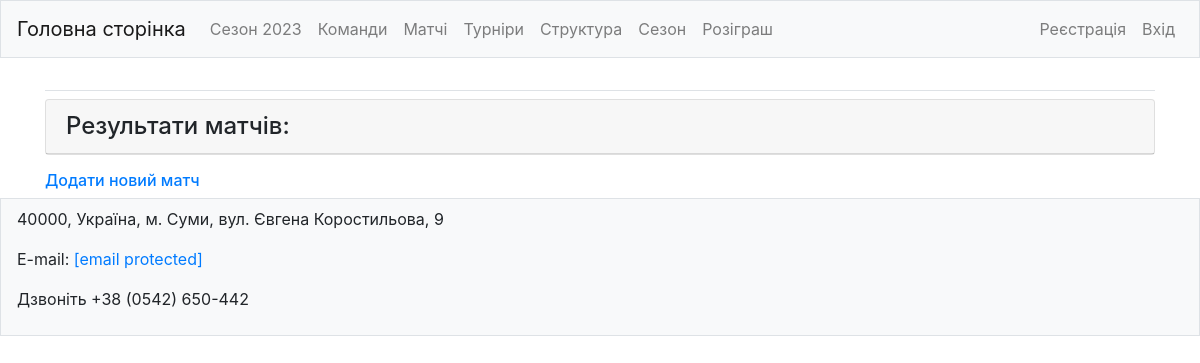
/matches/, run on an earlier commit of the app's database.
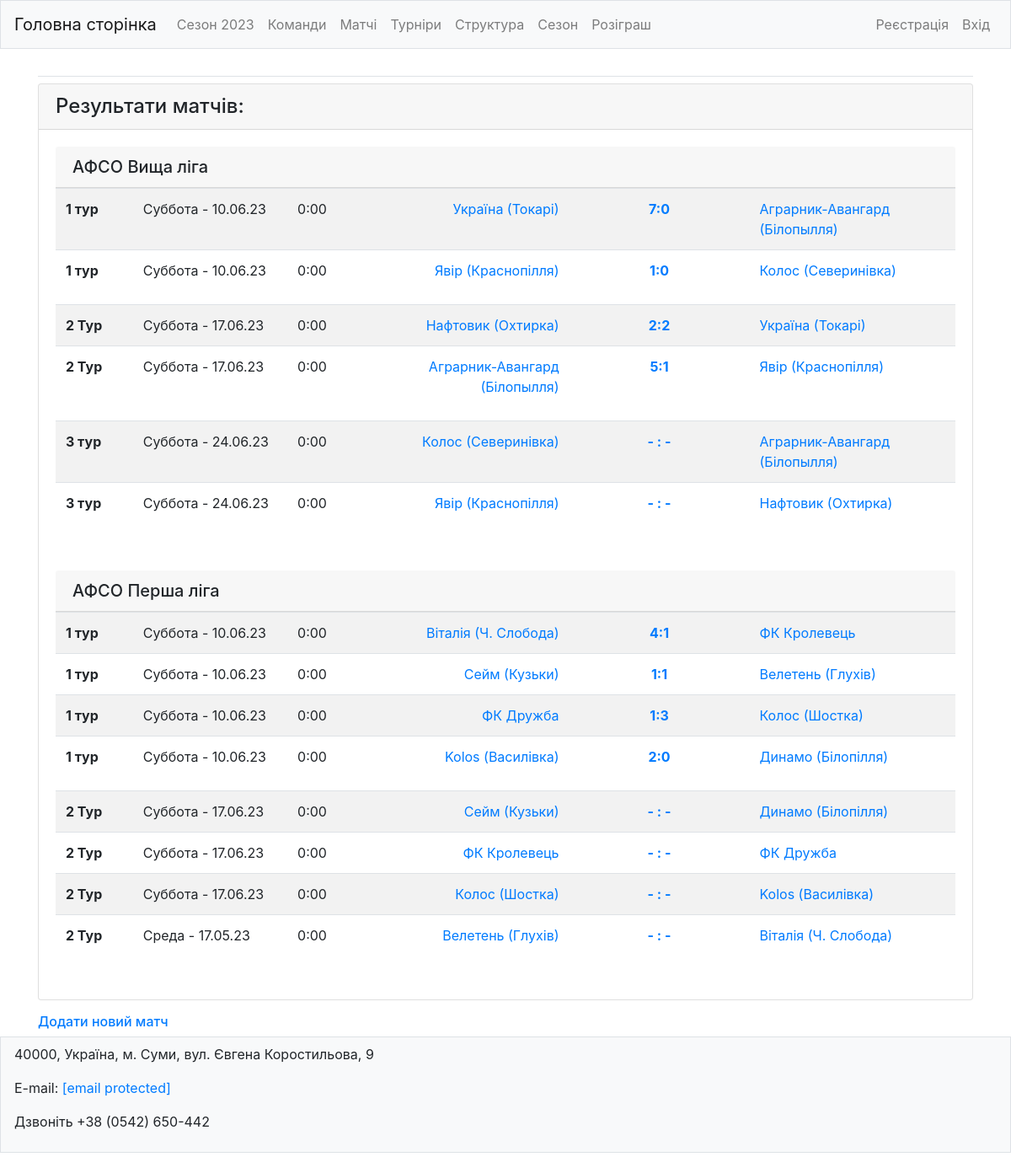
And on a later commit of the database.
### footballs/models.py (models this page shows, shortened)
class Tournaments(models.Model):
    tournament_slug = models.SlugField(max_length=250, unique=True, db_index=True, verbose_name="Slug")
    name = models.CharField(max_length=150, verbose_name="Назва турніру", unique=True)
    full_name = models.CharField(max_length=350, verbose_name="Повна назва турніру")
    region = models.ForeignKey(Regions, on_delete=models.DO_NOTHING, verbose_name="Область")
    description = models.TextField(blank=True, verbose_name="Опис")
    link = models.URLField(blank=True, verbose_name="посилання на офіційний сайт")
    logotype = models.ImageField(upload_to='footballs/static/footballs/img/logo_tournaments/', verbose_name="Логотип",
                                 blank=True, default='footballs/static/footballs/img/logo_teams/Снимок.PNG')
    date_create = models.DateTimeField(auto_now_add=True)
    date_update = models.DateTimeField(auto_now=True)
    objects = models.Manager
    class Meta:
        verbose_name = "Турнір"
        verbose_name_plural = "Турніри"

class Matches(models.Model):
    STATUS_MATCH = (
        ('not_played', 'Не зіграно'),
        ('played', 'Зіграно'),
        ('tech_defeat', 'Тех. поразка'),
    )
    match_date = models.DateField(blank=True, default='01.01.2023', verbose_name="Дата")
    match_time = models.TimeField(blank=True, default='00:00', verbose_name="Час")
    tournament = models.ForeignKey(Tournaments, on_delete=models.DO_NOTHING, related_name='tournaments',
                                      verbose_name="Турнір")
    host_team = models.ForeignKey(Teams, on_delete=models.DO_NOTHING, related_name="teams_home",
                                     verbose_name="Команда господар")
    visiting_team = models.ForeignKey(Teams, on_delete=models.DO_NOTHING, related_name="teams_guests",
                                         verbose_name="Команда гостей")
    host_team_goals = models.IntegerField(null=True, blank=True, verbose_name="Забити голи - господарі",
                                          validators=[MinValueValidator(0),
                                                      MaxValueValidator(99)])
    visiting_team_goals = models.IntegerField(null=True, blank=True, verbose_name="Забити голи - гості",
                                              validators=[MinValueValidator(0),
                                                          MaxValueValidator(99)])
    status = models.CharField(max_length=11, choices=STATUS_MATCH, blank=True, default='not_played',
                              verbose_name="Статус")
    round = models.ForeignKey(Rounds, on_delete=models.DO_NOTHING, related_name='tur', verbose_name="Тур")
    date_create = models.DateTimeField(auto_now_add=True)
    date_update = models.DateTimeField(auto_now=True)
    class Meta:
        verbose_name = "Матчі"
        verbose_name_plural = "Матчі"

### footballs/views.py (the view)
# urls.py: path('matches/', views.matches, name='matches'),
def matches(request):
    matches = Matches.objects.values(
        'id',
        'tournament__name',
        'tournament__id',
        'round__round',
        'round__id',
        'match_date',
        'match_time',
        'host_team__team',
        'host_team__team_slug',
        'host_team__id',
        'host_team__logotype',
        'host_team_goals',
        'visiting_team_goals',
        'visiting_team__team',
        'visiting_team__team_slug',
        'visiting_team__id',
        'visiting_team__logotype',
        'status'
    ).order_by('-match_date', 'match_time')
    tournaments_name = set()  # Визначає всі турніри сесону
    for i in matches:
        tournaments_name.add(i['tournament__name'])
    rounds = set()  # Визначає всі тури сесону
    for i in matches:
        rounds.add(i['round__round'])
    context = {
        'title': "Матчі сезону",
        'matches': matches,
        'tournaments_name': sorted(tournaments_name),
        'rounds': sorted(rounds),
        'button': False,       # Видимість кнопки "Редагувати матч"
        'round_title': False,  # Видимість "Назви туру" в заголовку
        'round_match': True,   # Видимість "Назви туру" в матчі
        'league_title': True,  # Видимість "Назви турніру"
        'league_match': False, # Видимість "Назви турніру" в матчі
    }
    return render(request, 'footballs/matches.html', context)

### footballs/templates/footballs/matches.html (shortened to what this page needs)
{% extends 'base.html'%}
{% block content %}
{% include 'footballs/includes/match_list_1.html' %}
  <h6><a href="{% url 'footballs:new_match' %}">Додати новий матч</a></h6>
{% endblock content %}

### footballs/templates/footballs/includes/match_list_1.html (shortened to what this page needs)
<div class="card mb-3">
  <h4 class="card-header">Результати матчів:</h4>
  {% for tournament in tournaments_name %}
    <div class="card-body">
      <article class="game-feed match-center" id="matchCenterBlock">
          {% if league_title %}<h5 class="card-header">{{ tournament }}</h5>{% endif %}
          {% for round in rounds %}
              <table class="table table-striped table-hover">
                {% for match in matches %}
                  {% if tournament == match.tournament__name and round == match.round__round %}
                    <tr id="match_id {{ match.id }}">
                      {% if round_match %}
                          <td class="round" width="60">
                            <strong>{{ match.round__round }}</strong>
                          </td>
                      {% endif %}
                        <td class="day-date" width="120">
                          {{ match.match_date|date:'l - d.m.y' }}
                        </td>
                        <td class="time" width="30">
                          {{ match.match_time|time:"G:i" }}
                        </td>
                        <td class="left-team" width="160" align="right">
                          <a href="{% url 'footballs:team' match.host_team__team_slug %}">
                            {{ match.host_team__team }}
                          </a>
                        </td>
                        <td class="left-logo" width="40" align="center">
                        </td>
		                <td class="score" width="60" align="center" >
                          <div class="score-holder">
                            <a href="{% url 'footballs:match' match.id %}">
                              {% if match.host_team_goals == None %}
                                <strong>- : -</strong>
                              {% else %}
                                <strong>{{ match.host_team_goals }}:{{ match.visiting_team_goals }}</strong>
                              {% endif %}
                            </a>
                          </div>
                        </td>
                        <td class="left-logo" width="40"  align="center">
                        </td>
                        <td class="right-team" width="160">
                          <a href="{% url 'footballs:team' match.visiting_team__team_slug %}">
                            {{ match.visiting_team__team }}
                          </a>
                        </td>
                    </tr>
                  {% endif %}
                {% endfor %}
              </table>
          {% endfor %}
       </article> <div class='separator'></div>
    </div>
  {% endfor %}
</div>

What changed in the data, as far as the page shows it:
now on this page (row edited): Tournaments: name "АФСО Вища ліга"
now on this page (row edited): Matches: round__round "1 тур", match_date "Суббота - 10.06.23", match_time "0:00", host_team__team "Україна (Токарі)", host_team_goals "7", visiting_team_goals "0", visiting_team__team "Аграрник-Авангард (Білопылля)"
now on this page (row edited): Matches: round__round "1 тур", match_date "Суббота - 10.06.23", match_time "0:00", host_team__team "Явір (Краснопілля)", host_team_goals "1", visiting_team_goals "0", visiting_team__team "Колос (Северинівка)"
now on this page (row edited): Matches: round__round "2 Тур", match_date "Суббота - 17.06.23", match_time "0:00", host_team__team "Нафтовик (Охтирка)", host_team_goals "2", visiting_team_goals "2", visiting_team__team "Україна (Токарі)"
now on this page (row edited): Matches: round__round "2 Тур", match_date "Суббота - 17.06.23", match_time "0:00", host_team__team "Аграрник-Авангард (Білопылля)", host_team_goals "5", visiting_team_goals "1", visiting_team__team "Явір (Краснопілля)"
now on this page (row edited): Matches: round__round "3 тур", match_date "Суббота - 24.06.23", match_time "0:00", host_team__team "Колос (Северинівка)", visiting_team__team "Аграрник-Авангард (Білопылля)"
now on this page (row edited): Matches: round__round "3 тур", match_date "Суббота - 24.06.23", match_time "0:00", host_team__team "Явір (Краснопілля)", visiting_team__team "Нафтовик (Охтирка)"
now on this page (row edited): Tournaments: name "АФСО Перша ліга"
now on this page (row edited): Matches: round__round "1 тур", match_date "Суббота - 10.06.23", match_time "0:00", host_team__team "Віталія (Ч. Слобода)", host_team_goals "4", visiting_team_goals "1", visiting_team__team "ФК Кролевець"
now on this page (row edited): Matches: round__round "1 тур", match_date "Суббота - 10.06.23", match_time "0:00", host_team__team "Сейм (Кузьки)", host_team_goals "1", visiting_team_goals "1", visiting_team__team "Велетень (Глухів)"
now on this page (row edited): Matches: round__round "1 тур", match_date "Суббота - 10.06.23", match_time "0:00", host_team__team "ФК Дружба", host_team_goals "1", visiting_team_goals "3", visiting_team__team "Колос (Шостка)"
now on this page (row edited): Matches: round__round "1 тур", match_date "Суббота - 10.06.23", match_time "0:00", host_team__team "Kolos (Василівка)", host_team_goals "2", visiting_team_goals "0", visiting_team__team "Динамо (Білопілля)"
now on this page (row edited): Matches: round__round "2 Тур", match_date "Суббота - 17.06.23", match_time "0:00", host_team__team "Сейм (Кузьки)", visiting_team__team "Динамо (Білопілля)"
now on this page (row edited): Matches: round__round "2 Тур", match_date "Суббота - 17.06.23", match_time "0:00", host_team__team "ФК Кролевець", visiting_team__team "ФК Дружба"
now on this page (row edited): Matches: round__round "2 Тур", match_date "Суббота - 17.06.23", match_time "0:00", host_team__team "Колос (Шостка)", visiting_team__team "Kolos (Василівка)"
now on this page (row edited): Matches: round__round "2 Тур", match_date "Среда - 17.05.23", match_time "0:00", host_team__team "Велетень (Глухів)", visiting_team__team "Віталія (Ч. Слобода)"
